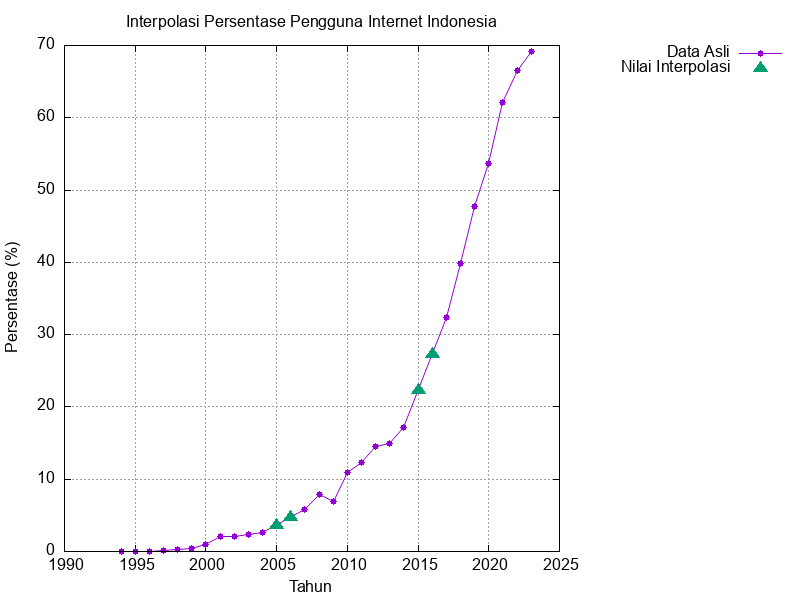

Recreate this plot in gnuplot.
set terminal png size 800,600
set output 'internet_interpolation.png'
set title 'Interpolasi Persentase Pengguna Internet Indonesia'
set xlabel 'Tahun'
set ylabel 'Persentase (%)'
set grid
set key outside
plot 'internet_interpolation.dat' index 0 using 1:2 with linespoints pointtype 7 pointsize 1 title 'Data Asli', \
     'internet_interpolation.dat' index 1 using 1:2 with points pointtype 9 pointsize 1.5 title 'Nilai Interpolasi'
